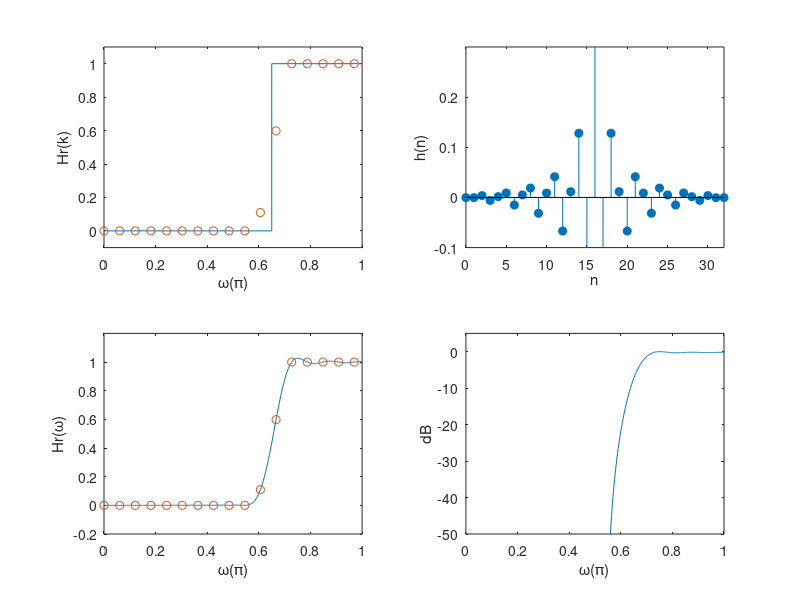

This figure's MATLAB source:
N = 33; 
alpha = (N-1)/2; 
l = 0:N-1; 
wl = (2*pi/N)*l;
Hrs = [zeros(1,10),0.1095,0.598,ones(1,10),0.598, 0.1095, zeros(1, 9)];
Hdr = [0,0,1,1]; 
wdl = [0,0.65,0.65,1];
k1 = 0 : floor((N-1)/2);
k2 = floor((N-1)/2)+1:N-1;
angH = [-alpha*(2*pi)/N*k1, alpha*(2*pi)/N*(N-k2)];
H = Hrs.*exp(j*angH);
h = ifft(H,N);
w = [0:500]*pi/500;
[H, w] = freqz(h,1,w);
Hr = abs(H);
subplot(221);
plot(wdl,Hdr,wl(1:17)/pi,Hrs(1:17),'o');
axis([0, 1, -0.1, 1.1]);
xlabel('\omega(\pi)');
ylabel('Hr(k)');
subplot(222);
stem(l,h,'filled');
axis([0, N - 1, -0.1, 0.3]);
xlabel('n');
ylabel('h(n)');
subplot(223); 
plot(w/pi,Hr,wl(1:17)/pi,Hrs(1:17),'o');
axis([0, 1, -0.2, 1.2]);
xlabel('\omega(\pi)');
ylabel('Hr(\omega)');
subplot(224); 
plot(w/pi,20*log10((abs(H)/max(abs(H)))));
axis([0, 1, -50, 5]);
xlabel('\omega(\pi)'); ylabel('dB');
